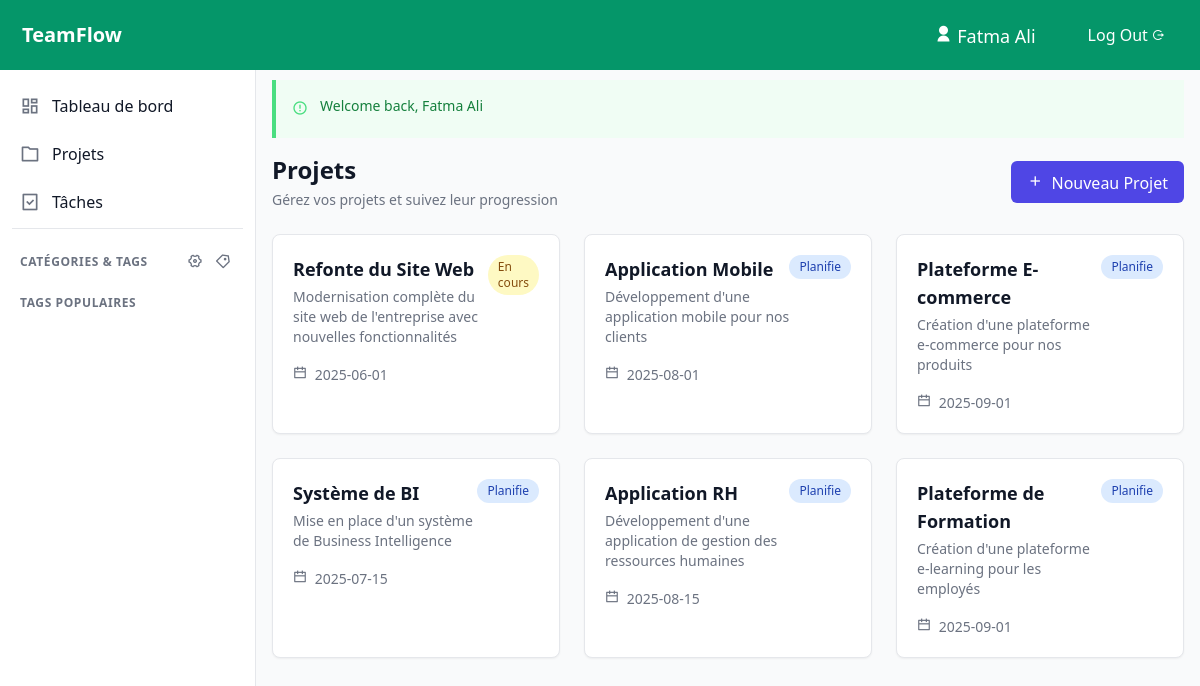
Screenshot of /projects (signed in) with the database file from the repository.
### tables this page shows
CREATE TABLE IF NOT EXISTS projects (
    id INT NOT NULL AUTO_INCREMENT,
    name VARCHAR(100) NOT NULL,
    description TEXT,
    start_date DATE,
    end_date DATE,
    status ENUM('planning', 'in_progress', 'completed') DEFAULT 'planning',
    visibility ENUM('public', 'private') DEFAULT 'private',
    created_by INT NOT NULL,
    created_at DATETIME DEFAULT CURRENT_TIMESTAMP,
    PRIMARY KEY (id),
    FOREIGN KEY (created_by) REFERENCES users(id)
);

### views/projects.php (called while the page is built, shortened)
<?php
include 'layouts/app.php';
?>

### controllers/BaseController.php (called while the page is built, shortened)
<?php
class BaseController {
    protected $user;
    public function __construct() {
        $this->db = new Database();
    }
    protected function checkSession() {
        if (isset($_SESSION['user'])) {
            $this->user = $_SESSION['user'];
        }
    }
    protected function isLoggedIn() {
        return isset($_SESSION['user']) && !empty($_SESSION['user']);
    }
    protected function render($view, $data = []) {
        $data['user'] = $this->user;
        $data['isLoggedIn'] = $this->isLoggedIn();
        extract($data);
        require "views/{$view}.php";
    }
}

### index.php (called while the page is built, shortened)
<?php
require_once "models/Database.php";
$db = new Database();
$router = new Router($db);
$router->resolve($_SERVER['REQUEST_URI']);

### models/Database.php (called while the page is built, shortened)
<?php
class Database
{
    public $connection;
    public function __construct()
    {
        $this->dsn = "mysql:host=" . HOST . ";port=" . PORT . ";dbname=" . DBNAME;
        try {
            $this->connection = new PDO($this->dsn, USER, PASSWORD);
            $this->connection->setAttribute(PDO::ATTR_DEFAULT_FETCH_MODE, PDO::FETCH_ASSOC);
            $this->connection->setAttribute(PDO::ATTR_ERRMODE, PDO::ERRMODE_EXCEPTION);
        } catch (PDOException $e) {
            if ($e->getCode() == 1049) {
                header('location: views/support/createDB.php');
            } else {
                error_log("Database Connection Error: " . $e->getMessage());
            }
        }
    }
    public function query($query,$param = [])
    {
        try {
            $statement = $this->connection->prepare($query);
            $statement->execute($param);
            return $statement;
        } catch (PDOException $e) {
            echo "Query failed: " . $e->getMessage();
        }
    }
}

### models/Project.php (called while the page is built, shortened)
<?php
class Project {
    private $conn;
    private $table = 'projects';
    public function __construct($db) {
        $this->conn = $db;
    }
    public function read($uid,$id = null) {
        $query = "SELECT p.*
                FROM " . $this->table . " p
                LEFT JOIN user_projects up ON  up.project_id = p.id
               ";
        if ($id) {
            $query .= " WHERE p.id = :id and (up.user_id = :uid or p.created_by = :uid) ";
            $params=['uid'=>$uid , 'id' => $id];
        }else{
            $query .= " WHERE up.user_id = :uid or p.created_by = :uid ";
            $params = ['uid'=>$uid];
        }
        $query .= " GROUP BY p.id" ;
        return $this->conn->query($query, $params);
    }
}

### views/pages/projects_content.php (the view, shortened to what this page needs)
<div class="space-y-6">
    <div class="flex justify-between items-center">
        <div>
            <h1 class="text-2xl font-bold text-gray-900">Projets</h1>
            <p class="mt-1 text-sm text-gray-500">Gérez vos projets et suivez leur progression</p>
        </div>
        <button onclick="openModal(event)" id="btn-nouveau-projet" class="px-4 py-2 bg-indigo-600 text-white rounded-md hover:bg-indigo-700 focus:outline-none focus:ring-2 focus:ring-offset-2 focus:ring-indigo-500">
            <i class="ri-add-line mr-1"></i> Nouveau Projet
        </button>
    </div>
    <div class="grid grid-cols-1 md:grid-cols-2 lg:grid-cols-3 gap-6">
        <?php foreach($projects as $prj) : ?>
        <div class="bg-white rounded-lg border border-gray-200 shadow-sm hover:shadow-md transition-shadow">
            <div class="p-5">
                <div class="flex justify-between items-start mb-4">
                    <div>
                       <a href="/projects?id=<?= $prj["id"]?>"><h3 class="text-lg font-semibold text-gray-900 hover:underline hover:text-green-700"><?= $prj["name"]?></h3></a>
                        <p class="text-sm text-gray-500 mt-1"><?= $prj["description"]?></p>
                    </div>
                    <?php if($prj["status"] == 'in_progress'){?>
                    <span class="px-2.5 py-1 text-xs font-medium rounded-full bg-yellow-100 text-yellow-800">En cours</span>
                    <?php }else if($prj["status"] == 'planning'){?>
                    <span class="px-2.5 py-1 text-xs font-medium rounded-full bg-blue-100 text-blue-800">Planifie</span>
                    <?php }else{?>
                    <span class="px-2.5 py-1 text-xs font-medium rounded-full bg-green-100 text-green-800">Complete</span>
                    <?php }?>
                </div>
                <div class="space-y-3">
                    <div class="flex justify-between items-center">
                        <div class="text-sm text-gray-500">
                            <i class="ri-calendar-line mr-1"></i>
                            <?= $prj["end_date"]?>
                        </div>
                    </div>
                </div>
            </div>
        </div>
        <?php endforeach ;?>
    </div>
</div>

### rows the page displays
projects: name "Refonte du Site Web", description "Modernisation complète du site web de l'entreprise avec nouvelles fonctionnalités", status "En cours", end_date "2025-06-01"
projects: name "Application Mobile", description "Développement d'une application mobile pour nos clients", status "Planifie", end_date "2025-08-01"
projects: name "Plateforme E-commerce", description "Création d'une plateforme e-commerce pour nos produits", status "Planifie", end_date "2025-09-01"
projects: name "Système de BI", description "Mise en place d'un système de Business Intelligence", status "Planifie", end_date "2025-07-15"
projects: name "Application RH", description "Développement d'une application de gestion des ressources humaines", status "Planifie", end_date "2025-08-15"
projects: name "Plateforme de Formation", description "Création d'une plateforme e-learning pour les employés", status "Planifie", end_date "2025-09-01"

### other values shown
$_SESSION['user']['name'] "Fatma Ali"
$_SESSION['message'] "Welcome back, Fatma Ali"
